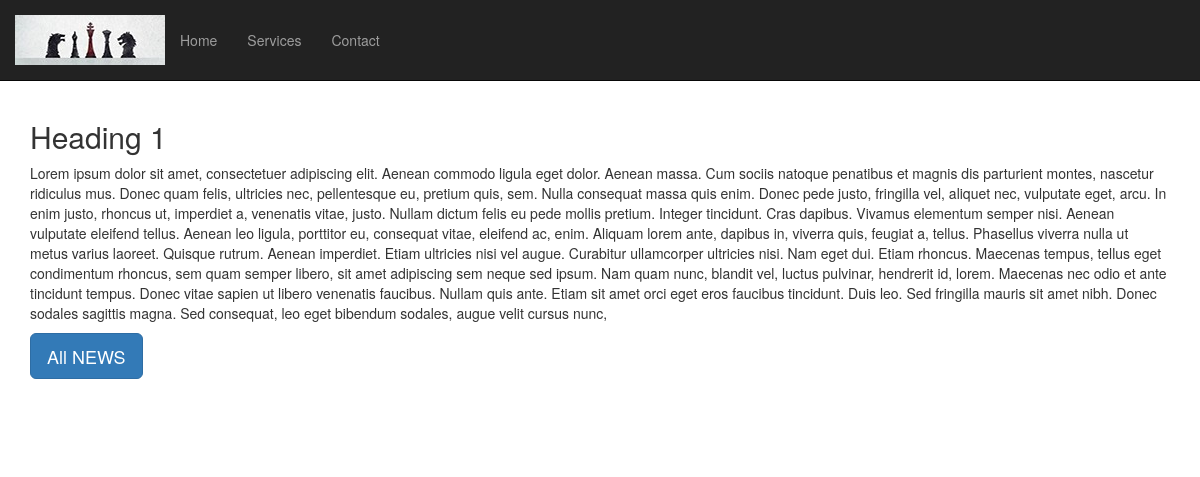
The app's page /news/moreinfo/1 with its own data.
### tables this page shows
CREATE TABLE IF NOT EXISTS `newslist` (
  `id` int(11) NOT NULL,
  `heading` varchar(150) NOT NULL,
  `date` datetime NOT NULL,
  `description` text NOT NULL,
  `publish_status` int(11) NOT NULL
);

### protected/controllers/news.php (called while the page is built, shortened)
<?php
class NewsController extends MainController
{
    public function __construct($action, $urlValues) {
        $this->model = new NewsModel();
    }
	protected function moreinfo()
    {
		$id = ((!empty($this->urlValues["id"]) && is_numeric($this->urlValues["id"])) ? $this->urlValues["id"]: 0);
		$news = $this->model->loadNewsInfo($id);
        $this->view->output("newsInfo", array("news"=>$news));
    }
}
?>

### protected/classes/Maincontroller.php (called while the page is built, shortened)
<?php
abstract class MainController {
    protected $action;
    public function __construct($action, $urlValues) {
        $this->action = $action;
    }
    public function callAction() {
        return $this->{$this->action}();
    }
}
?>

### bootstrap.php (called while the page is built, shortened)
<?php
require("protected/classes/maincontroller.php");
require("protected/classes/basemodel.php");
$loader = new Loader();
$controller = $loader->createController();
$controller->callAction();
?>

### protected/classes/basemodel.php (called while the page is built, shortened)
<?php
class BaseModel {
	private $this_conn;
	private function create_connection() {
		$conn=mysql_connect("localhost", "root", "", false, MYSQL_CLIENT_INTERACTIVE);
		$this->this_conn = $conn;
		return $conn;
	}
	public function execute($strSQL, $debug=false) {
		if (empty($this->this_conn))
			$result=mysql_query($strSQL);
		else
			$result=mysql_query($strSQL, $this->this_conn);
		return $result;
	}
}
?>

### protected/models/news.php (called while the page is built, shortened)
<?php
class NewsModel extends BaseModel
{
	public function loadNewsInfo($id){
		$res = $this->execute("SELECT * FROM newslist WHERE id=" . $id);
		return $this->fetchArray($res);
	}
}
?>

### protected/views/News/newsInfo.php (the view)
<div class="row">
	<?php
			echo '
				<div class="col-md-12">
					<h2>' . $view['news']['heading'] . '</h2>
					<p>' . $view['news']['description']. '</p>
					<a class="btn btn-primary btn-lg" href="/news/">All NEWS</a>
				</div>';
	?>
</div>

### css/small-business.css (style rules this page uses)
body { padding-top: 70px; }
@media (min-width:768px) { body { padding-top: 100px; } }

### records on screen
newslist: heading "Heading 1", description "Lorem ipsum dolor sit amet, consectetuer adipiscing elit. Aenean commodo ligula eget dolor. Aenean massa. Cum sociis natoque penatibus et magnis dis parturient montes, nascetur ridiculus mus. Donec quam felis, ultricies nec, pellentesque eu, pretium quis, sem. Nulla consequat massa quis enim. Donec pede justo, fringilla vel, aliquet nec, vulputate eget, arcu. In enim justo, rhoncus ut, imperdiet a, venenatis vitae, justo. Nullam dictum felis eu pede mollis pretium. Integer tincidunt. Cras dapibus. Vivamus elementum semper nisi. Aenean vulputate eleifend tellus. Aenean leo ligula, porttitor eu, consequat vitae, eleifend ac, enim. Aliquam lorem ante, dapibus in, viverra quis, feugiat a,…"
